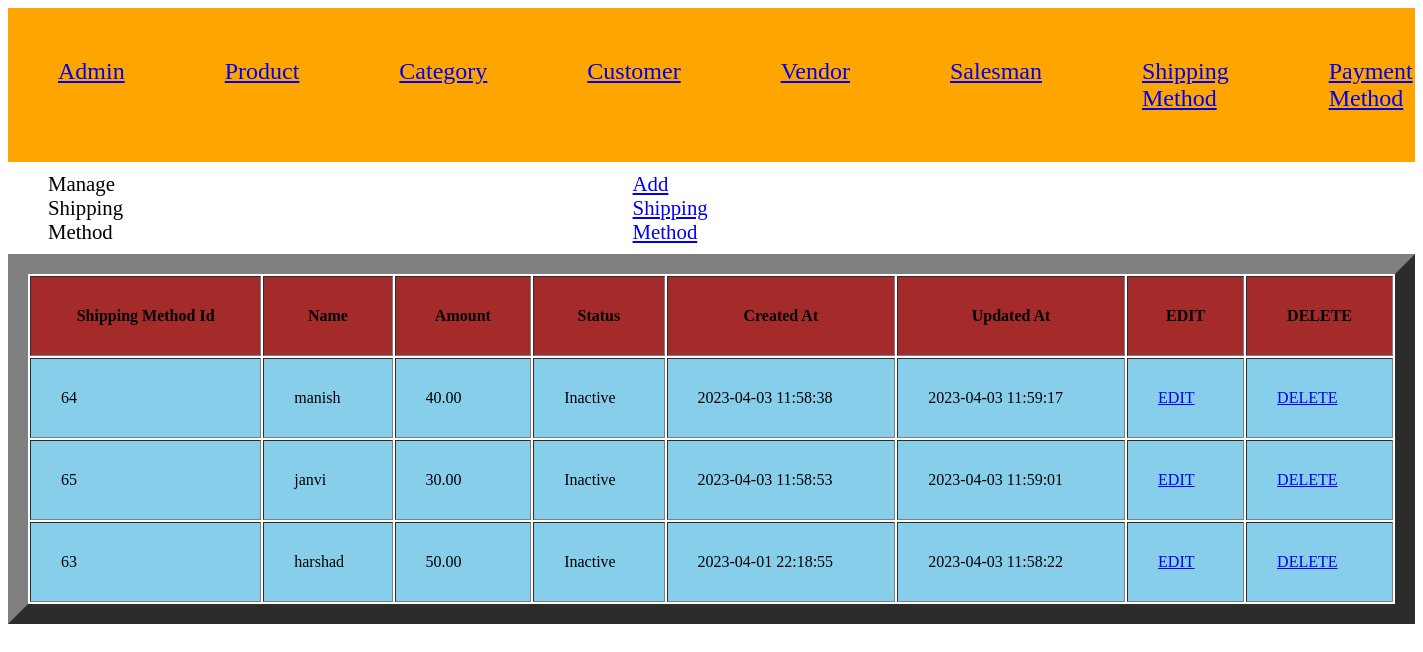
Screenshot of /project-harshad-parmar-04/index.php?c=shipping&a=grid with the database file from the repository.
### tables this page shows
CREATE TABLE `shipping_method` (
  `shipping_method_id` int(11) NOT NULL,
  `name` varchar(255) NOT NULL,
  `amount` decimal(10,2) NOT NULL,
  `status` tinyint(4) NOT NULL,
  `created_at` datetime NOT NULL,
  `updated_at` datetime DEFAULT NULL
);

### project-harshad-parmar-04/Model/Core/View.php (called while the page is built, shortened)
<?php
class Model_Core_View
{
	protected $data = [];
	protected $template = null;
	public function __get($key)
	{
		return $this->data[$key];
	}
	public function setData($data)
	{
		$this->data = $data;
		return $this;
	}
	public function setTemplate($template)
	{
		$this->template = $template;
		return $this;
	}
	public function getTemplate()
	{
		return $this->template;
	}
	public function render()
	{
		require 'View' . DS . $this->getTemplate();
	}
	public function getUrl($action = null, $controller = null, $params = [], $resetParam = false)
	{
		return Ccc::getModel('Core_Url')->getUrl($action, $controller, $params, $resetParam);
	}
}
?>

### project-harshad-parmar-04/Controller/Core/Action.php (called while the page is built, shortened)
<?php
class Controller_Core_Action
{
	protected $view = null;
	public function setView($view)
	{
		$this->view = $view;
		return $this;
	}
	public function getView()
	{
		if ($this->view) {
			return $this->view;
		}
		$view = Ccc::getModel('Core_View');
		return $view;
	}
	public function render()
	{
		return $this->getView()->render();
	}
}
?>

### project-harshad-parmar-04/Controller/Shipping.php (called while the page is built, shortened)
<?php
class Controller_Shipping extends Controller_Core_Action
{
	public function gridAction()
	{
		try {
			$query = "SELECT * FROM `shipping_method` ORDER BY `name` DESC;";
			$shippings =  Ccc::getModel('Shipping_Row')->fetchAll($query);
			$this->render();
		} catch (Exception $e) {
		}
	}
}
?>

### project-harshad-parmar-04/Controller/Core/Front.php (called while the page is built, shortened)
<?php
class Controller_Core_Front
{
	public function init()
	{
		$request = Ccc::getModel('Core_Request');
		$controller = new $controllerClassName();
		$actionName = $request->getActionName().'Action';
		$controller->$actionName();
	}
}
?>

### project-harshad-parmar-04/Index.php (called while the page is built, shortened)
<?php
spl_autoload_register(function ($className) {
    $classPath = str_replace('_', '/', $className);
});
class Ccc
{
	public static function init()
	{
		$front = new Controller_Core_Front();
		$front->init();
	}
	public static function getModel($className)
	{
		return new $className();
	}
}
Ccc::init();
?>

### project-harshad-parmar-04/Model/Core/Url.php (called while the page is built, shortened)
<?php
class Model_Core_Url
{
	public function getUrl($action = null, $controller = null, $params = [], $resetParam = false)
	{
		$request = Ccc::getModel('Core_Request');
		$final = $request->getParams();
		if ($resetParam) {
			$final = [];
		}
		if ($controller) {
			$final['c'] = $controller;
		}
		else {
			$final['c'] = $request->getControllerName();
		}
		if ($action) {
			$final['a'] = $action;
		}
		else {
			$final['a'] = $request->getActionName();
		}
		if ($params) {
			$final = array_merge($final, $params);
		}
		$queryString = http_build_query($final);
		$url = $_SERVER['REQUEST_SCHEME'] . "://" . $_SERVER['HTTP_HOST'] . $_SERVER['SCRIPT_NAME'] . "?" . $queryString;
		return $url;
	}
}
?>

### project-harshad-parmar-04/Model/Core/Request.php (called while the page is built, shortened)
<?php
class Model_Core_Request
{
	public function getParams($key=null, $value=null)
	{
		if ($key == null) {
			return $_GET;
		}
		if (array_key_exists($key, $_GET)) {
			return $_GET[$key];
		}
		return $value;
	}
	public function getControllerName()
	{
		return $this->getParams('c', 'Index');
	}
}
?>

### project-harshad-parmar-04/Model/Core/Table/Row.php (called while the page is built, shortened)
<?php
class Model_Core_Table_Row
{
	protected $data = [];
	protected $table = null;
	public function setTable($table)
	{
		$this->table = $table;
		return $this;
	}
	public function getTable()
	{
		if ($this->table) {
			return $this->table;
		}
		return $this->table;
	}
	public function __get($key)
	{
		if (array_key_exists($key, $this->data)) {
			return $this->data[$key];
		}
		return null;
	}
	public function setData($data)
	{
		$this->data = array_merge($this->data, $data);
		return $this;
	}
	public function fetchAll($query)
	{
		$result = $this->getTable()->fetchAll($query);
		$rows = [];
		foreach ($result as $row) {
			 $rows[] = (new $this)->setData($row)->setTable($this->getTable());
		}
		return $rows;
	}
}
?>

### project-harshad-parmar-04/Model/Core/Adapter.php (called while the page is built, shortened)
<?php
class Model_Core_Adapter
{
	public $config = [
		'host' => 'localhost',
		'username' => 'root',
		'password' => '',
		'dbname' => 'project-harshad-parmar-04'
	];
	public function connect(){
		$connect = mysqli_connect(
			$this->config['host'],
			$this->config['username'],
			$this->config['password'],
			$this->config['dbname']
		);
		return $connect;
	}
	public function fetchAll($query){
		$connect = $this->connect();
		$result = mysqli_query($connect, $query);
		if ($result->num_rows > 0) {
			return $result->fetch_all(MYSQLI_ASSOC);
		}
		return false;
	}
}
?>

### project-harshad-parmar-04/Model/Core/Table.php (called while the page is built, shortened)
<?php
class Model_Core_Table
{
	public function getAdapter()
	{
		$adapter = Ccc::getModel('Core_Adapter');
		return $adapter;
	}
	public function fetchAll($query)
	{
		return $this->getAdapter()->fetchAll($query);
	}
}
?>

### project-harshad-parmar-04/Model/Shipping/Row.php (called while the page is built, shortened)
<?php
class Model_Shipping_Row extends Model_Core_Table_Row
{
	public function getStatusOptions()
	{
		return [
			self::STATUS_ACTIVE => self::STATUS_ACTIVE_LBL,
			self::STATUS_INACTIVE => self::STATUS_INACTIVE_LBL
		];
	}
	public function getStatusText()
	{
		$statues = $this->getStatusOptions();
		if (array_key_exists($this->status, $statues)) {
			return $statues[$this->status];
		}
		return $statues[self::STATUS_DEFAULT];
	}
}
?>

### project-harshad-parmar-04/View/shipping_method/grid.phtml (the view, shortened to what this page needs)
<?php
$shippings = $this->shippings;
?>
<!DOCTYPE html>
<html>
<head>
	<link rel="stylesheet" type="text/css" href="Skin/css/style.css">
</head>
<body>
	<div class="body">
		<div class="box">
			Manage Shipping Method
		</div>
		<div class="link">
			<a href="<?php echo $this->getUrl('add', null , [], true);?>">Add Shipping Method</a>
		</div>
	</div>
	<table width="100%" cellpadding="30%" border="20px">
		<?php if (!$shippings): ?>
		<tr>
			<td colspan="11" align="center"><b>No data found.</b></td>
		</tr>
		<?php else: ?>
		<tr bgcolor="brown">
			<th>Shipping Method Id</th>
			<th>Name</th>
			<th>Amount</th>
			<th>Status</th>
			<th>Created At</th>
			<th>Updated At</th>
			<th>EDIT</th>
			<th>DELETE</th>
		</tr>
		<?php foreach ($shippings as $shipping) : ?>
		<tr bgcolor="skyblue">
			<td><?php echo $shipping->shipping_method_id; ?></td>
			<td><?php echo $shipping->name; ?></td>
			<td><?php echo $shipping->amount; ?></td>
			<td><?php echo $shipping->getStatusText(); ?></td>
			<td><?php echo $shipping->created_at; ?></td>
			<td><?php echo $shipping->updated_at; ?></td>
			<td><a href="<?php echo $this->getUrl('edit', null, ['id'=> $shipping->shipping_method_id]);?>">EDIT</a></td>
			<td><a href="<?php echo $this->getUrl('delete', null, ['id'=> $shipping->shipping_method_id]);?>">DELETE</a></td>
		</tr>
	<?php endforeach; ?>
	<?php endif; ?>
	</table>
</body>
</html>

### project-harshad-parmar-04/Skin/css/style.css (style rules this page uses)
.body { display: flex; width: 50%; margin-top: 10px; margin-bottom: 10px; font-size: 130% }
.box { margin-left: 40px; }
.link { margin-left: 70%; }

### rows the page displays
shipping_method: shipping_method_id "64", name "manish", amount "40.00", StatusText "Inactive", created_at "2023-04-03 11:58:38", updated_at "2023-04-03 11:59:17"
shipping_method: shipping_method_id "65", name "janvi", amount "30.00", StatusText "Inactive", created_at "2023-04-03 11:58:53", updated_at "2023-04-03 11:59:01"
shipping_method: shipping_method_id "63", name "harshad", amount "50.00", status "Inactive", created_at "2023-04-01 22:18:55", updated_at "2023-04-03 11:58:22"
